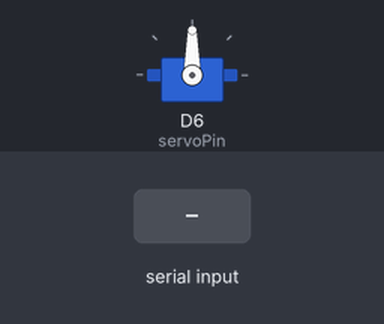
Recording of a sketch running on a simulated ESP8266 (NodeMCU). On the bench: servo. The test bench sets the inputs (shaded band).

Above: at 5.3 s.
5.4 s: "1" received over Serial
At 6.8 s:
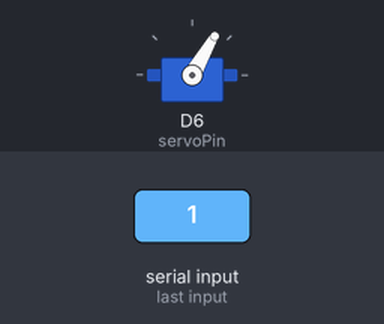
8.5 s: "2" received over Serial
At 9.0 s:
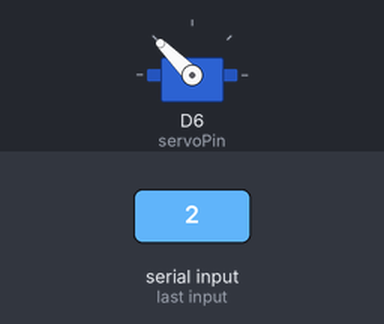
Timing chart, 0 to 11.5 s (numbered marks = the images above; inputs shaded):
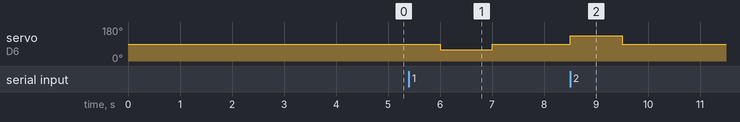

The sketch:

LightControlTest.ino
```cpp
#include <Servo.h>

static const int servoPin = D6;

Servo servo;

char dir;

void setup() {
  // put your setup code here, to run once:
  Serial.begin(115200);
  servo.attach(servoPin);

  servo.write(90);
}

void loop() {
  // put your main code here, to run repeatedly:

  delay(1500);
  if(Serial.available())
  {
    dir = Serial.read();
    if(dir == '1')
    {
      servo.write(60);
      delay(1000);
      servo.write(90);
    }
    else if(dir == '2')
    {
      servo.write(135);
      delay(1000);
      servo.write(90);
    }
  }

}
```

Measured:
- after the input at 5.4 s, servo on D6 (servoPin): 90° → 60° after 0.60 s, → 90° 1.0 s later
- after the input at 8.5 s, servo on D6 (servoPin): 90° → 135° at once, → 90° 1.0 s later
